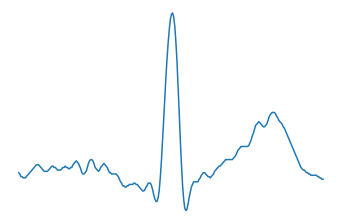
#> input picture ecg-id-database-filter/Person_77/rec_3_0.png, 341 x 224 px, found by its file name
$ python prediction-cloud.py
#> lines starting #> are read from the running program, lines starting #| are printed output that depends on the picture
import os
from googleapiclient import discovery
from PIL import Image
import numpy as np

# set the service-account json key path to your environment
os.environ['GOOGLE_APPLICATION_CREDENTIALS'] = 'path-to-your-service-account-json-key'
# define the model verison hosted on the AI platform
name = 'projects/{}/models/{}/versions/{}'.format('your-project-name', 'your-model-name', 'your-version-name')

def read_img(img):
    return np.array(Image.open(img).resize((224, 144)))[:,:,0:1] / 255
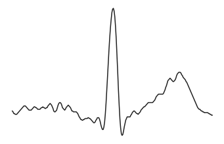
#> returned value: shape (144, 224, 1) float64; min 0.145, max 1, mean 0.984

img1 = read_img('path-to-directory/ecg-id-database-filter/Person_01/rec_3_0.png')
img2 = read_img('path-to-directory/ecg-id-database-filter/Person_02/rec_2_0.png')
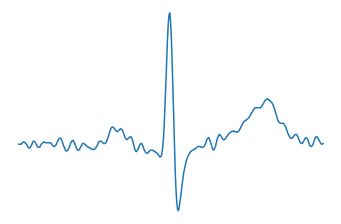
#> input picture ecg-id-database-filter/Person_33/rec_2_0.png, 341 x 224 px, found by its file name
#> in read_img (call 2), `return np.array(Image.open(img).resize((224, 144)))[:,:,0:1] / 255`:
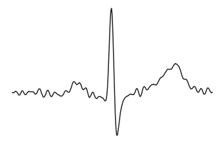
#> returned value: shape (144, 224, 1) float64; min 0.0706, max 1, mean 0.984

# create the input request
instances = [{'input_1:0': img1.tolist(), 'input_2:0': img2.tolist()}]
#> (the run stopped early here; a loop or call above may not have finished)
